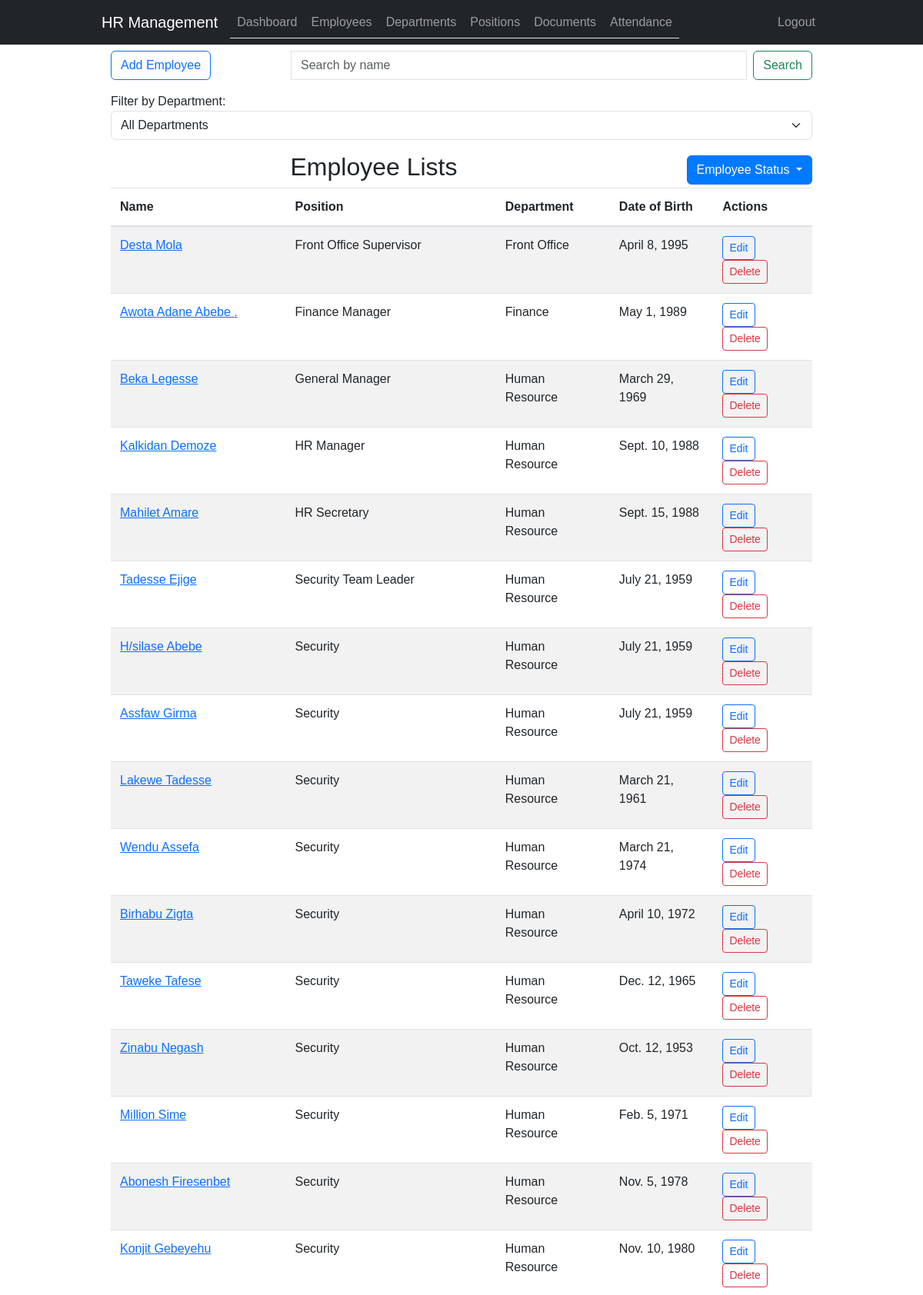
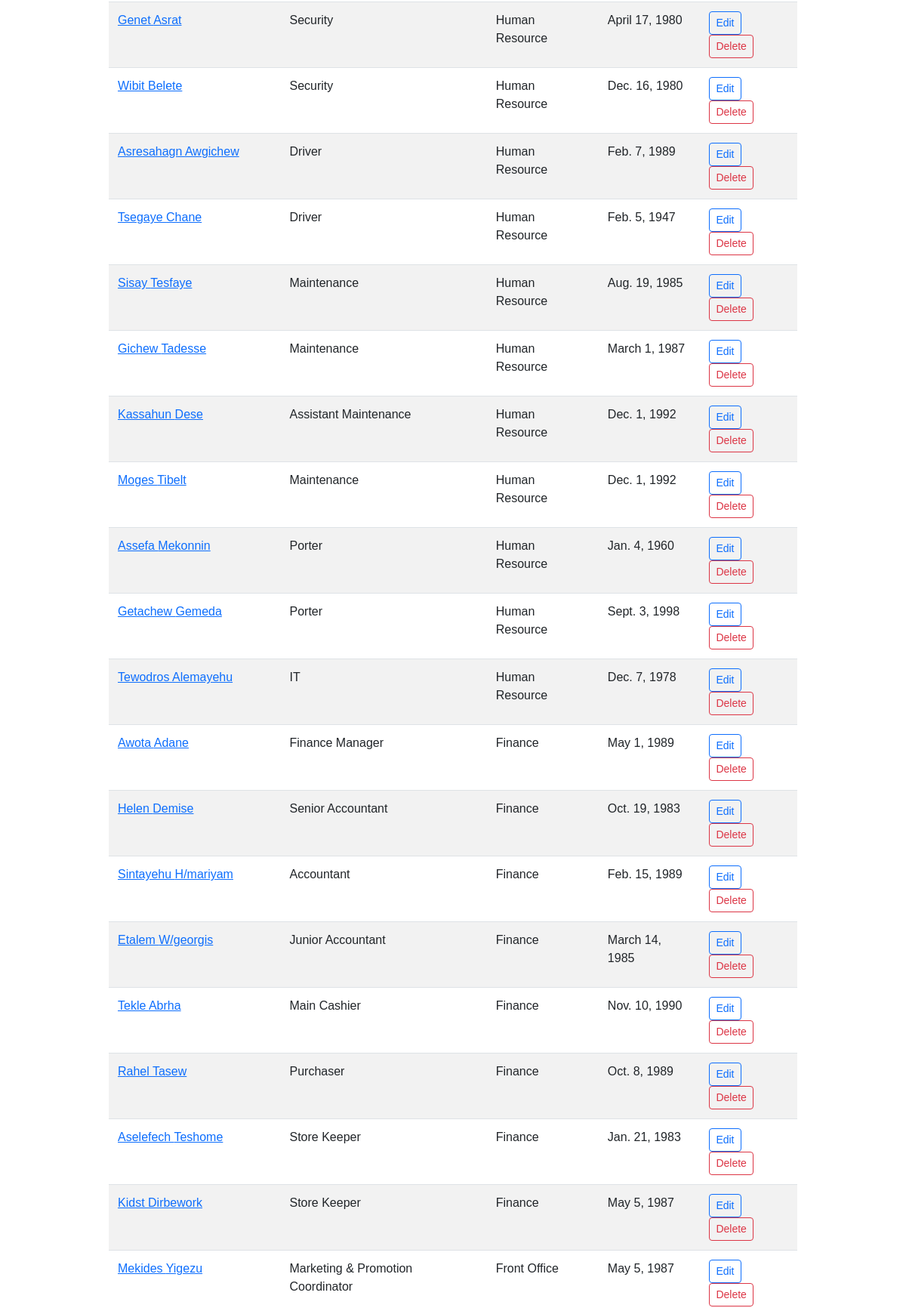
Screenshot of /employees/?status=all (signed in, upper part) with the database file from the repository (2 pictures, top to bottom).
### employee_management/models.py (models this page shows, shortened)
class Employee(models.Model):
    GENDER_CHOICES = (
        ('M', 'Male'),
        ('F', 'Female'),
    )
    EDUCATION_LEVEL_CHOICES = (
        ('Master', 'Master\'s Degree'),
        ('Degree', 'Bachelor\'s Degree'),
        ('Diploma', 'Diploma'),
        ('Certificate', 'Certificate'),
        ('Grade', 'Grade'),
    )
    first_name = models.CharField(max_length=50)
    middle_name = models.CharField(max_length=50, null=True, blank=True)
    last_name = models.CharField(max_length=50, null=True, blank=True)
    gender = models.CharField(max_length=1, choices=GENDER_CHOICES, default="")
    mobile = models.CharField(max_length=15, null=True, blank=True)
    email = models.EmailField(null=True, blank=True)
    department = models.ForeignKey(Department, on_delete=models.CASCADE)
    position = models.ForeignKey(Position, on_delete=models.CASCADE)
    date_of_birth = models.DateField()
    hire_date = models.DateField()
    salary = models.DecimalField(max_digits=10, decimal_places=2)
    education_level = models.CharField(max_length=20, choices=EDUCATION_LEVEL_CHOICES, null=True, blank=True)
    address = models.TextField(null=True, blank=True)
    pension_number = models.CharField(max_length=20, null=True, blank=True)
    emergency_contact_name = models.CharField(max_length=100, null=True, blank=True)
    emergency_contact_phone = models.CharField(max_length=15, null=True, blank=True)
    is_coc_certified = models.BooleanField(default=False)
    is_active = models.BooleanField(default=True)
    picture = models.ImageField(upload_to='employee_pictures/', null=True, blank=True)

class Position(models.Model):
    name = models.CharField(max_length=50, unique=True)
    def __str__(self):
        return self.name

class Department(models.Model):
    name = models.CharField(max_length=50)

### employee_management/views.py (the view)
# urls.py: path('employees/', employee_list, name='employee_list'),
@login_required
def employee_list(request):
    all_employees = Employee.objects.all()
    active_employees = all_employees.filter(is_active=True)
    inactive_employees = all_employees.filter(is_active=False)
    departments = Department.objects.all()
    status_filter = request.GET.get('status', 'active')
    if status_filter == 'inactive':
        employees = inactive_employees
    elif status_filter == 'all':
        employees = all_employees
    else:
        employees = active_employees
    context = {
        'employees': employees,
        'departments': departments,
        'status_filter': status_filter,
    }
    return render(request, 'employee_list.html', context)

### employee_management/templates/employee_list.html (shortened to what this page needs)
{% extends 'base.html' %}
{% block content %}
<div class="container-fluid">
    <div class="row">
        <div class="col-md-3">
            <a href="{% url 'hrms:employee_create' %}" class="btn btn-outline-primary mb-3">Add Employee</a>
        </div>
        <div class="col-md-9">
            <form class="d-flex">
                <input class="form-control me-2" type="search" placeholder="Search by name" aria-label="Search" id="search-input">
                <button class="btn btn-outline-success" type="button" onclick="searchEmployees()">Search</button>
            </form>
        </div>
    </div>
    <div class="row">
        <div class="col-md-12">
            <label for="department-filter">Filter by Department:</label>
            <select class="form-select mb-3" id="department-filter" onchange="filterEmployeesByDepartment()">
                <option value="">All Departments</option>
            </select>
        </div>
    </div>
    <div class="col-md-12 d-flex justify-content-between align-items-center">
            <div class="col-md-9 text-center">
                <h2>Employee Lists</h2>
            </div>
            <div class="btn-group">
                <button type="button" class="btn btn-outline-primary dropdown-toggle" data-bs-toggle="dropdown" aria-haspopup="true" aria-expanded="false" style="background-color: #007bff; color: white;">
                    Employee Status
                </button>
            </div>
        </div>
    <div class="col-md-12">
        <table class="table table-striped">
            <thead>
                <tr>
                    <th>Name</th>
                    <th>Position</th>
                    <th>Department</th>
                    <th>Date of Birth</th>
                    <th>Actions</th>
                </tr>
            </thead>
            <tbody id="employee-table-body">
                {% for employee in employees %}
                <tr data-department-id="{{ employee.department.id }}">
                    <td><a href="{% url 'hrms:employee_detail' employee.pk %}">{{ employee.first_name }} {{ employee.middle_name }}</a></td>
                    <td>{{ employee.position }}</td>
                    <td>{{ employee.department.name }}</td>
                    <td>{{ employee.date_of_birth }}</td>
                    <td>
                        <a href="{% url 'hrms:employee_update' employee.pk %}" class="btn btn-outline-primary btn-sm">Edit</a>
                        <a href="{% url 'hrms:employee_delete' employee.pk %}" class="btn btn-outline-danger btn-sm" onclick="return confirm('Are you sure you want to delete this employee?')">Delete</a>
                    </td>
                </tr>
                {% endfor %}
            </tbody>
        </table>
    </div>
</div>
{% endblock %}

### employee_management/static/css/style.css (style rules this page uses)
body { font-family: Arial, sans-serif; }
.form-control { border-radius: 0; }
.table-striped > tbody > tr:nth-of-type(odd) { background-color: #f9f9f9; }
.table > thead > tr > th, .table > tbody > tr > th, .table > tfoot > tr > th, .table > thead > tr > td, .table > tbody > tr > td, .table > tfoot > tr > td { border-top: 1px solid #dee2e6; padding: 0.75rem; vertical-align: top; border-bottom: 1px solid #dee2e6; }
.table > thead > tr > th { vertical-align: bottom; border-bottom: 2px solid #dee2e6; }

### rows the page displays
Employee: first_name "Desta", middle_name "Mola", position "Front Office Supervisor", department.name "Front Office", date_of_birth "April 8, 1995"
Employee: first_name "Awota Adane Abebe", middle_name ".", position "Finance Manager", department.name "Finance", date_of_birth "May 1, 1989"
Employee: first_name "Beka", middle_name "Legesse", position "General Manager", department.name "Human Resource", date_of_birth "March 29, 1969"
Employee: first_name "Kalkidan", middle_name "Demoze", position "HR Manager", department.name "Human Resource", date_of_birth "Sept. 10, 1988"
Employee: first_name "Mahilet", middle_name "Amare", position "HR Secretary", department.name "Human Resource", date_of_birth "Sept. 15, 1988"
Employee: first_name "Tadesse", middle_name "Ejige", position "Security Team Leader", department.name "Human Resource", date_of_birth "July 21, 1959"
Employee: first_name "H/silase", middle_name "Abebe", position "Security", department.name "Human Resource", date_of_birth "July 21, 1959"
Employee: first_name "Assfaw", middle_name "Girma", position "Security", department.name "Human Resource", date_of_birth "July 21, 1959"
Employee: first_name "Lakewe", middle_name "Tadesse", position "Security", department.name "Human Resource", date_of_birth "March 21, 1961"
Employee: first_name "Wendu", middle_name "Assefa", position "Security", department.name "Human Resource", date_of_birth "March 21, 1974"
Employee: first_name "Birhabu", middle_name "Zigta", position "Security", department.name "Human Resource", date_of_birth "April 10, 1972"
Employee: first_name "Taweke", middle_name "Tafese", position "Security", department.name "Human Resource", date_of_birth "Dec. 12, 1965"
Employee: first_name "Zinabu", middle_name "Negash", position "Security", department.name "Human Resource", date_of_birth "Oct. 12, 1953"
Employee: first_name "Million", middle_name "Sime", position "Security", department.name "Human Resource", date_of_birth "Feb. 5, 1971"
Employee: first_name "Abonesh", middle_name "Firesenbet", position "Security", department.name "Human Resource", date_of_birth "Nov. 5, 1978"
Employee: first_name "Konjit", middle_name "Gebeyehu", position "Security", department.name "Human Resource", date_of_birth "Nov. 10, 1980"
Employee: first_name "Genet", middle_name "Asrat", position "Security", department.name "Human Resource", date_of_birth "April 17, 1980"
Employee: first_name "Wibit", middle_name "Belete", position "Security", department.name "Human Resource", date_of_birth "Dec. 16, 1980"
Employee: first_name "Asresahagn", middle_name "Awgichew", position "Driver", department.name "Human Resource", date_of_birth "Feb. 7, 1989"
Employee: first_name "Tsegaye", middle_name "Chane", position "Driver", department.name "Human Resource", date_of_birth "Feb. 5, 1947"
Employee: first_name "Sisay", middle_name "Tesfaye", position "Maintenance", department.name "Human Resource", date_of_birth "Aug. 19, 1985"
Employee: first_name "Gichew", middle_name "Tadesse", position "Maintenance", department.name "Human Resource", date_of_birth "March 1, 1987"
Employee: first_name "Kassahun", middle_name "Dese", position "Assistant Maintenance", department.name "Human Resource", date_of_birth "Dec. 1, 1992"
Employee: first_name "Moges", middle_name "Tibelt", position "Maintenance", department.name "Human Resource", date_of_birth "Dec. 1, 1992"
Employee: first_name "Assefa", middle_name "Mekonnin", position "Porter", department.name "Human Resource", date_of_birth "Jan. 4, 1960"
Employee: first_name "Getachew", middle_name "Gemeda", position "Porter", department.name "Human Resource", date_of_birth "Sept. 3, 1998"
Employee: first_name "Tewodros", middle_name "Alemayehu", position "IT", department.name "Human Resource", date_of_birth "Dec. 7, 1978"
Employee: first_name "Awota", middle_name "Adane", position "Finance Manager", department.name "Finance", date_of_birth "May 1, 1989"
Employee: first_name "Helen", middle_name "Demise", position "Senior Accountant", department.name "Finance", date_of_birth "Oct. 19, 1983"
Employee: first_name "Sintayehu", middle_name "H/mariyam", position "Accountant", department.name "Finance", date_of_birth "Feb. 15, 1989"
Employee: first_name "Etalem", middle_name "W/georgis", position "Junior Accountant", department.name "Finance", date_of_birth "March 14, 1985"
Employee: first_name "Tekle", middle_name "Abrha", position "Main Cashier", department.name "Finance", date_of_birth "Nov. 10, 1990"
Employee: first_name "Rahel", middle_name "Tasew", position "Purchaser", department.name "Finance", date_of_birth "Oct. 8, 1989"
Employee: first_name "Aselefech", middle_name "Teshome", position "Store Keeper", department.name "Finance", date_of_birth "Jan. 21, 1983"
Employee: first_name "Kidst", middle_name "Dirbework", position "Store Keeper", department.name "Finance", date_of_birth "May 5, 1987"
Employee: first_name "Mekides", middle_name "Yigezu", position "Marketing & Promotion Coordinator", department.name "Front Office", date_of_birth "May 5, 1987"
